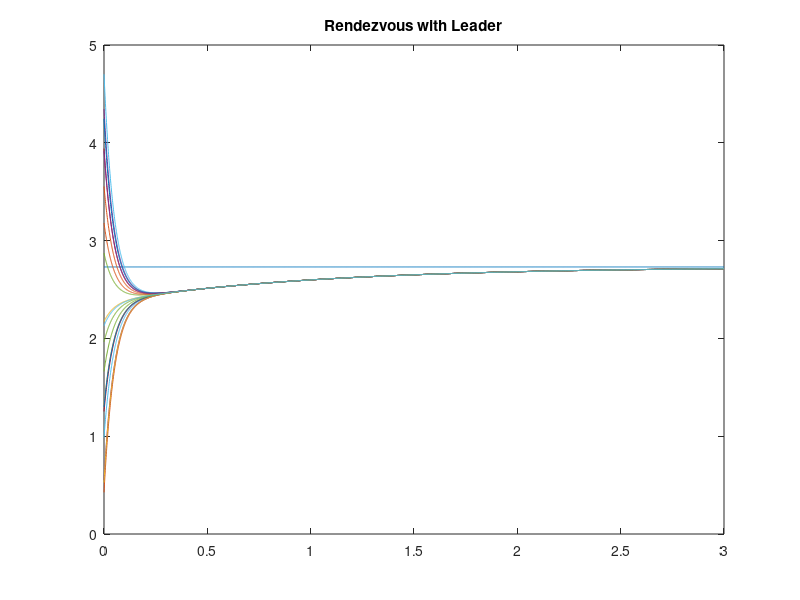

Write the MATLAB code that produced this figure. (Note: this script raises an error after producing the figure.)
% Init
clear % vars
clc   % screen

% Timing
dt=0.001;
Tmax=3;
t0 = 0:dt:Tmax;

% Agents Random Initial Positions
nAgents = 20;
xAxisL = 5;
X = [xAxisL.*rand(1,nAgents)]'
% X = [2 4 6 8]' % Or specified

% Init Laplacian, must 
Laplacian=[
    0 0 0 0
    1 -3 1 1
    1 1 -3 1
    1 1 1 -3
];
% Or Define Dynamics
Din = ones(nAgents,nAgents)-eye(nAgents)
Adj = sum(Din,2).*eye(nAgents)

Laplacian=Din-Adj;
Laplacian(1,:)=zeros(1,nAgents)

% State Space for Agents Positions
A=Laplacian;
B=zeros(nAgents,nAgents);
C=eye(nAgents,nAgents);
D=zeros(nAgents,nAgents);
sys = ss(A,B,C,D)  

% Constant Input for Every Agent(turn on?)
u=1*t0;
u=repmat(u,nAgents,1);

%Sim
[y,t]=lsim(sys,u,t0,X);

%Plotting
plot(t,y)
title("Rendezvous with Leader")
subtitle("1D")
ylabel("X_i")
xlabel("t")
yline(y(1),'-','Leader');
ylim([0 xAxisL])
grid